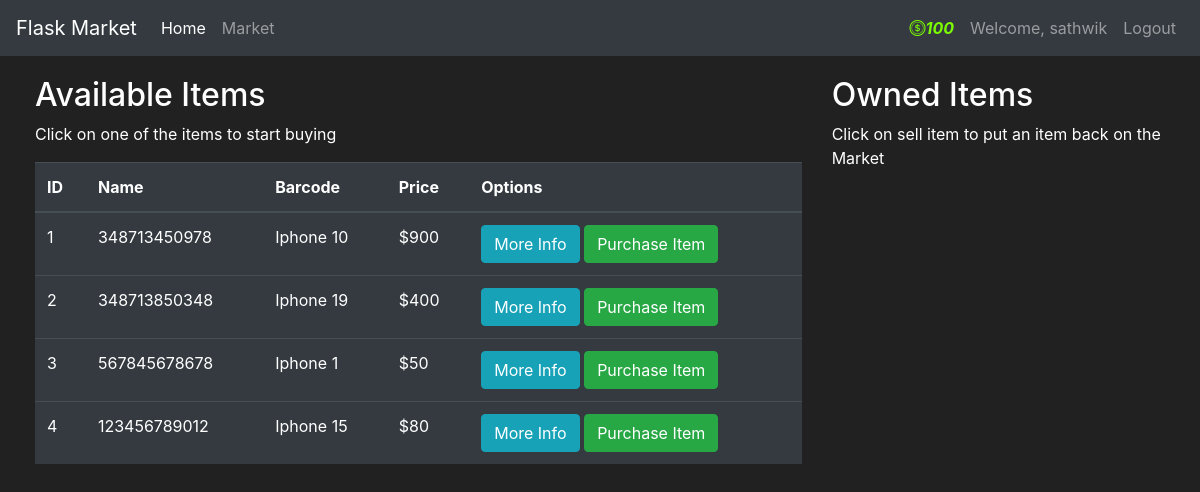
The app's page /market (signed in) with its own data.
### market/models.py (models this page shows, shortened)
class User(db.Model, UserMixin):
    id = db.Column(db.Integer(), primary_key=True)
    username = db.Column(db.String(length=30), nullable=False, unique=True)
    email_address = db.Column(db.String(length=50), nullable=False, unique=True)
    password_hash = db.Column(db.String(length=60), nullable=False)
    budget = db.Column(db.Integer(), nullable=False, default=100)
    items = db.relationship('Item', backref=db.backref('owned_user', lazy=True))
    @property
    def prettier_budget(self):
        if len(str(self.budget)) >= 4:
            return f'{str(self.budget)[:3]},{str(self.budget)[-3:]}'
        else:
            return self.budget
    @property
    def password(self):
        return self.password

class Item(db.Model):
    id = db.Column(db.Integer(), primary_key=True)
    name = db.Column(db.String(length=30), nullable=False, unique=True)
    price = db.Column(db.Integer(), nullable=False)
    barcode = db.Column(db.String(length=12), nullable=False, unique=True)
    description = db.Column(db.String(length=1024), nullable=False, unique=True)
    owner = db.Column(db.Integer(), db.ForeignKey('user.id'))

### market/routes.py (the view, shortened to what this page needs)
@app.route('/market', methods=['GET', 'POST'])
@login_required
def market_page():
    purchase_form = PurchaseItemForm()
    selling_form = SellItemForm()
    if request.method == 'GET':
        items = Item.query.filter_by(owner=None)
        owned_items = Item.query.filter_by(owner=current_user.id)
        return render_template('market.html', items=items, purchase_form=purchase_form, owned_items=owned_items, selling_form=selling_form)

### market/models.py (called while the page is built)
@login_manager.user_loader
def load_user(user_id):
    return User.query.get(int(user_id))

### market/templates/market.html (shortened to what this page needs)
{% extends 'base.html' %}
{% block content %}
    <div class="row" style="margin-top:20px; margin-left:20px">
        <div class="col-8">
                <h2>Available Items</h2>
                <p>Click on one of the items to start buying</p>
                <table class="table table-hover table-dark">
                    <thead>
                    <tr>
                        <th scope="col">ID</th>
                        <th scope="col">Name</th>
                        <th scope="col">Barcode</th>
                        <th scope="col">Price</th>
                        <th scope="col">Options</th>
                    </tr>
                    </thead>
                    <tbody>
                    {% for item in items %}
                        <tr>
                            <td>{{ item.id }}</td>
                            <td>{{ item.barcode }}</td>
                            <td>{{ item.name }}</td>
                            <td>${{ item.price }}</td>
                            <td>
                                <button class="btn btn-outline btn-info" data-toggle="modal" data-target="#Modal-MoreInfo-{{ item.id }}">More Info</button>
                                <button class="btn btn-outline btn-success" data-toggle="modal" data-target="#Modal-PurchaseConfirm-{{ item.id }}">Purchase Item</button>
                            </td>
                        </tr>
                    {% endfor %}
                    </tbody>
                </table>
        </div>
        <div class="col-4">
            <h2>Owned Items</h2>
            <p>Click on sell item to put an item back on the Market</p>
            <br>
        </div>
    </div>
{% endblock %}

### market/templates/base.html (shortened to what this page needs)
<!doctype html>
<html lang="en">
   <head>
      <link href="https://cdn.jsdelivr.net/npm/bootstrap-icons/font/bootstrap-icons.css" rel="stylesheet">
      <link rel="stylesheet" href="https://cdn.jsdelivr.net/npm/bootstrap@4.5.3/dist/css/bootstrap.min.css">
   </head>
   <body>
      <nav class="navbar navbar-expand-md navbar-dark bg-dark">
      <a class="navbar-brand" href="#">Flask Market</a>
        <div class="collapse navbar-collapse" id="navbarNav">
         <ul class="navbar-nav mr-auto">
    <li class="nav-item active">
        <a class="nav-link" href="{{ url_for('home_page') }}">Home <span class="sr-only">(current)</span></a>
    </li>
    <li class="nav-item">
        <a class="nav-link" href="{{ url_for('market_page') }}">Market</a>
    </li>
</ul>
  {% if current_user.is_authenticated %}
    <ul class="navbar-nav">
        <li class="nav-item">
            <a class="nav-link" style="color: lawngreen; font-weight: bold">
                <i class="bi bi-coin">{{ current_user.prettier_budget }}</i>
            </a>
        </li>
        <li class="nav-item">
            <a class="nav-link">Welcome, {{ current_user.username }}</a>
        </li>
        <li class="nav-item">
            <a class="nav-link" href="{{ url_for('logout_page') }}">Logout</a>
        </li>
    </ul>
  {% endif %}
        </div>
    </nav>
      {% block content %}
      {% endblock %}
   </body>
</html>

### market/templates/base.html (style rules this page uses)
body { background-color: #212121; color: white }

### records on screen
User: prettier_budget "100", username "sathwik"
Item: id "1", barcode "348713450978", name "Iphone 10", price "900"
Item: id "2", barcode "348713850348", name "Iphone 19", price "400"
Item: id "3", barcode "567845678678", name "Iphone 1", price "50"
Item: id "4", barcode "123456789012", name "Iphone 15", price "80"
